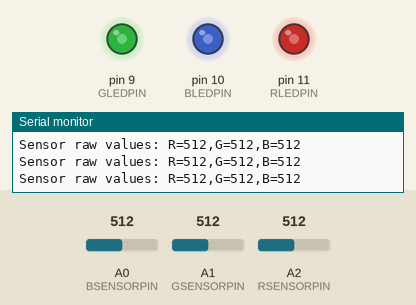
The sketch below on a simulated Arduino Uno, built with avr-gcc and run on an emulated ATmega328P. Parts: output pins drawn as LEDs (lit = HIGH), the last lines printed to the serial monitor. The inputs (shaded band) are chosen by the test bench; at power-on: A0 (BSENSORPIN) = 512, A1 (GSENSORPIN) = 512, A2 (RSENSORPIN) = 512.

Above: at 1.2 s.
1.3 s: A0 (BSENSORPIN) set to 716
At 1.9 s:
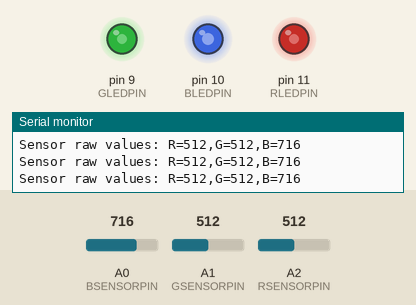
2.8 s: A1 (GSENSORPIN) set to 716
At 4.0 s:
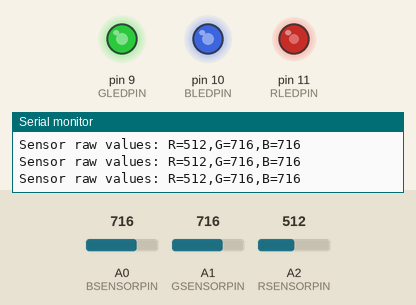
4.3 s: A2 (RSENSORPIN) set to 716
At 5.5 s:
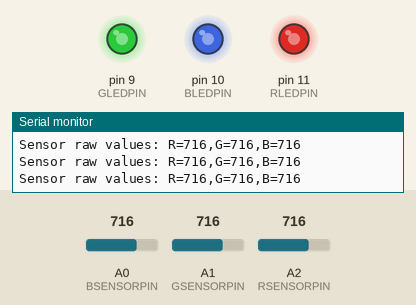
5.9 s: A0 (BSENSORPIN) set to 981
At 6.7 s:
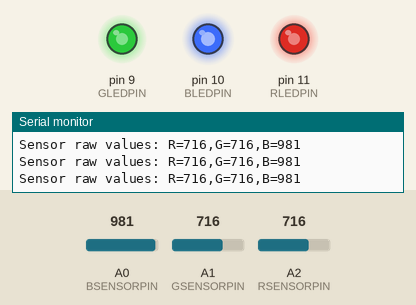
7.5 s: A0 (BSENSORPIN) set to 1018
At 8.7 s:
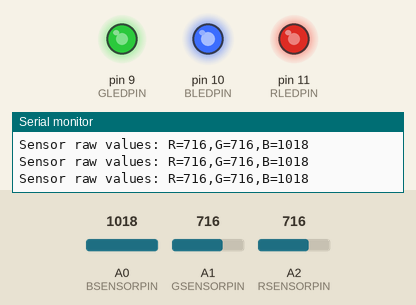
9.0 s: A1 (GSENSORPIN) set to 900
At 10.2 s:
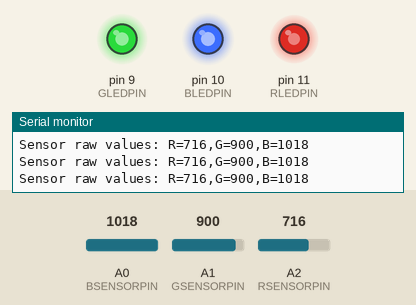
Timing chart, 0 to 11.6 s (numbered marks = the images above; inputs shaded):
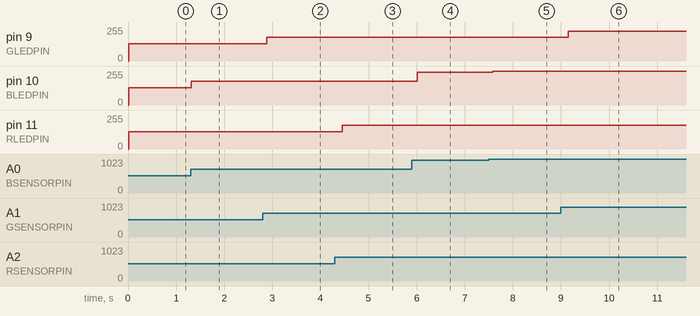

Measured:
- after the input at 1.3 s, pin 10 (BLEDPIN): 128/255 → 179/255 at once
- after the input at 2.8 s, pin 9 (GLEDPIN): 128/255 → 179/255 after 0.08 s
- after the input at 4.3 s, pin 11 (RLEDPIN): 128/255 → 179/255 after 0.15 s
- after the input at 5.9 s, pin 10 (BLEDPIN): 179/255 → 245/255 after 0.12 s
- after the input at 7.5 s, pin 10 (BLEDPIN): 245/255 → 254/255 after 0.08 s
- after the input at 9.0 s, pin 9 (GLEDPIN): 179/255 → 225/255 after 0.15 s

The sketch:

sketch.ino
```cpp
#define	RLEDPIN		11
#define	GLEDPIN		9
#define	BLEDPIN		10
#define	RSENSORPIN	A2
#define	GSENSORPIN	A1
#define	BSENSORPIN	A0

void setup() {
	Serial.begin(9600);
	pinMode(RLEDPIN, OUTPUT);
	pinMode(GLEDPIN, OUTPUT);
	pinMode(BLEDPIN, OUTPUT);
}

int red    = 0;
int green  = 0;
int blue   = 0;

void loop() {
	red = analogRead(RSENSORPIN);
	delay(5);
	green = analogRead(GSENSORPIN);
	delay(5);
	blue = analogRead(BSENSORPIN);
	Serial.print("Sensor raw values: R=");
	Serial.print(red);
	Serial.print(",G=");
	Serial.print(green);
	Serial.print(",B=");
	Serial.println(blue);
	analogWrite(RLEDPIN, red   / 4);
	analogWrite(GLEDPIN, green / 4);
	analogWrite(BLEDPIN, blue  / 4);
	delay(250);
}
```
